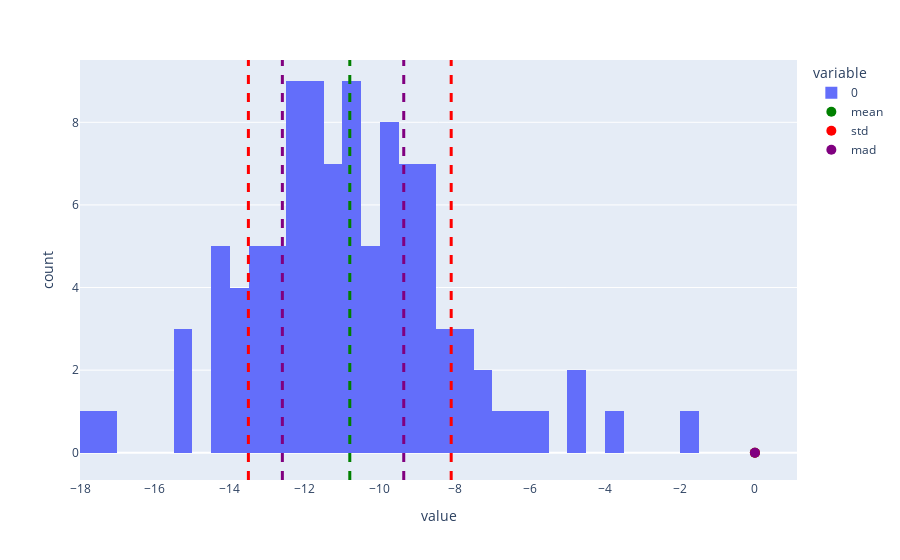

Notebook code for this chart:
### Code cell
#plot the distribution of the effect
fig = px.histogram(pos_effect, nbins=50)
#plot the mean of the effect
fig.add_vline(x=pos_effect.mean(), line_width=3, line_dash="dash", line_color="green")
#plot the std of the effect
fig.add_vline(x=pos_effect.mean() + pos_effect.std(), line_width=3, line_dash="dash", line_color="red")
fig.add_vline(x=pos_effect.mean() - pos_effect.std(), line_width=3, line_dash="dash", line_color="red")
# plot the mad of the effect
mad = (pos_effect - pos_effect.median()).abs().median()
fig.add_vline(x=pos_effect.median() + mad, line_width=3, line_dash="dash", line_color="purple")
fig.add_vline(x=pos_effect.median() - mad, line_width=3, line_dash="dash", line_color="purple")
# add legend
fig.add_scatter(x=[0], y=[0], mode="markers", marker=dict(size=10, color="green"), name="mean")
fig.add_scatter(x=[0], y=[0], mode="markers", marker=dict(size=10, color="red"), name="std")
fig.add_scatter(x=[0], y=[0], mode="markers", marker=dict(size=10, color="purple"), name="mad")
fig.show()

### Figure 1 — Plotly figure (JSON) as saved in the notebook; plotly's stock layout.template omitted (floating-point values rounded to 4 significant figures)
{"data": [{"alignmentgroup": "True", "bingroup": "x", "hovertemplate": "variable=0<br>value=%{x}<br>count=%{y}<extra></extra>", "legendgroup": "0", "marker": {"color": "#636efa", "pattern": {"shape": ""}}, "name": "0", "nbinsx": 50, "offsetgroup": "0", "orientation": "v", "showlegend": true, "type": "histogram", "x": [-12.41, -15.4, -11.32, -10.2, -10.14, -13.08, -10.84, -10.16, -10.98, -8.96, -12.36, -9.118, -6.452, -1.813, -4.938, -11.6, -13.0, -9.057, -9.446, -11.69, -9.431, -11.59, -7.069, -9.817, -8.062, -11.34, -12.22, -3.792, -9.767, -11.16, -10.87, -10.61, -11.54, -7.526, -10.65, -12.06, -12.64, -13.19, -9.515, -9.366, -8.222, -14.48, -11.86, -14.45, -11.33, -8.617, -12.11, -12.11, -13.7, -12.96, -10.86, -4.763, -10.72, -9.856, -13.22, -8.972, -13.0, -10.48, -6.568, -12.95, -14.17, -9.99, -9.601, -17.42, -8.711, -12.24, -8.594, -11.87, -8.05, -13.94, -8.565, -9.931, -10.4, -17.54, -7.71, -12.05, -13.91, -9.274, -5.512, -14.24, -14.19, -11.21, -15.48, -12.01, -7.613, -11.8, -13.54, -12.91, -10.75, -9.904, -9.359, -15.2, -11.36, -8.97, -11.01, -11.72, -10.9, -11.87, -13.3, -7.262], "xaxis": "x", "yaxis": "y"}, {"marker": {"color": "green", "size": 10}, "mode": "markers", "name": "mean", "type": "scatter", "x": [0], "y": [0]}, {"marker": {"color": "red", "size": 10}, "mode": "markers", "name": "std", "type": "scatter", "x": [0], "y": [0]}, {"marker": {"color": "purple", "size": 10}, "mode": "markers", "name": "mad", "type": "scatter", "x": [0], "y": [0]}], "layout": {"barmode": "relative", "legend": {"title": {"text": "variable"}, "tracegroupgap": 0}, "margin": {"t": 60}, "shapes": [{"line": {"color": "green", "dash": "dash", "width": 3}, "type": "line", "x0": -10.8, "x1": -10.8, "xref": "x", "y0": 0, "y1": 1, "yref": "y domain"}, {"line": {"color": "red", "dash": "dash", "width": 3}, "type": "line", "x0": -8.1, "x1": -8.1, "xref": "x", "y0": 0, "y1": 1, "yref": "y domain"}, {"line": {"color": "red", "dash": "dash", "width": 3}, "type": "line", "x0": -13.51, "x1": -13.51, "xref": "x", "y0": 0, "y1": 1, "yref": "y domain"}, {"line": {"color": "purple", "dash": "dash", "width": 3}, "type": "line", "x0": -9.366, "x1": -9.366, "xref": "x", "y0": 0, "y1": 1, "yref": "y domain"}, {"line": {"color": "purple", "dash": "dash", "width": 3}, "type": "line", "x0": -12.6, "x1": -12.6, "xref": "x", "y0": 0, "y1": 1, "yref": "y domain"}], "xaxis": {"anchor": "y", "domain": [0, 1], "title": {"text": "value"}}, "yaxis": {"anchor": "x", "domain": [0, 1], "title": {"text": "count"}}}}
